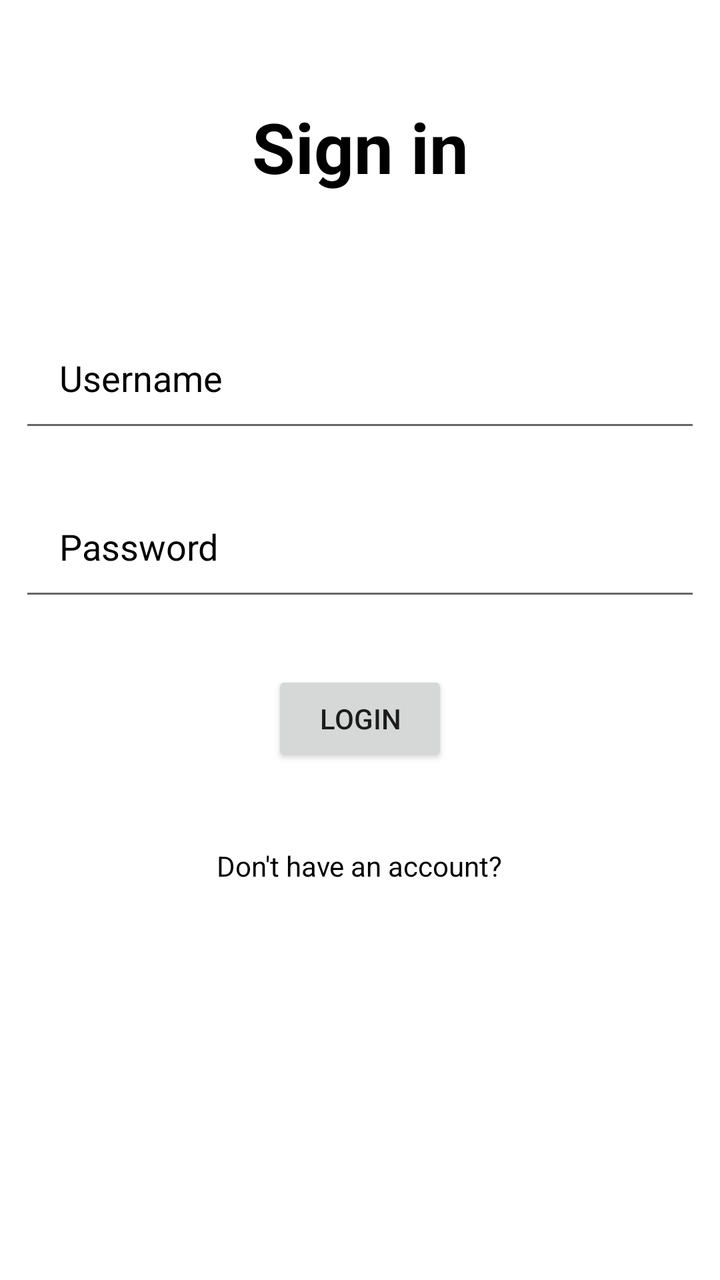
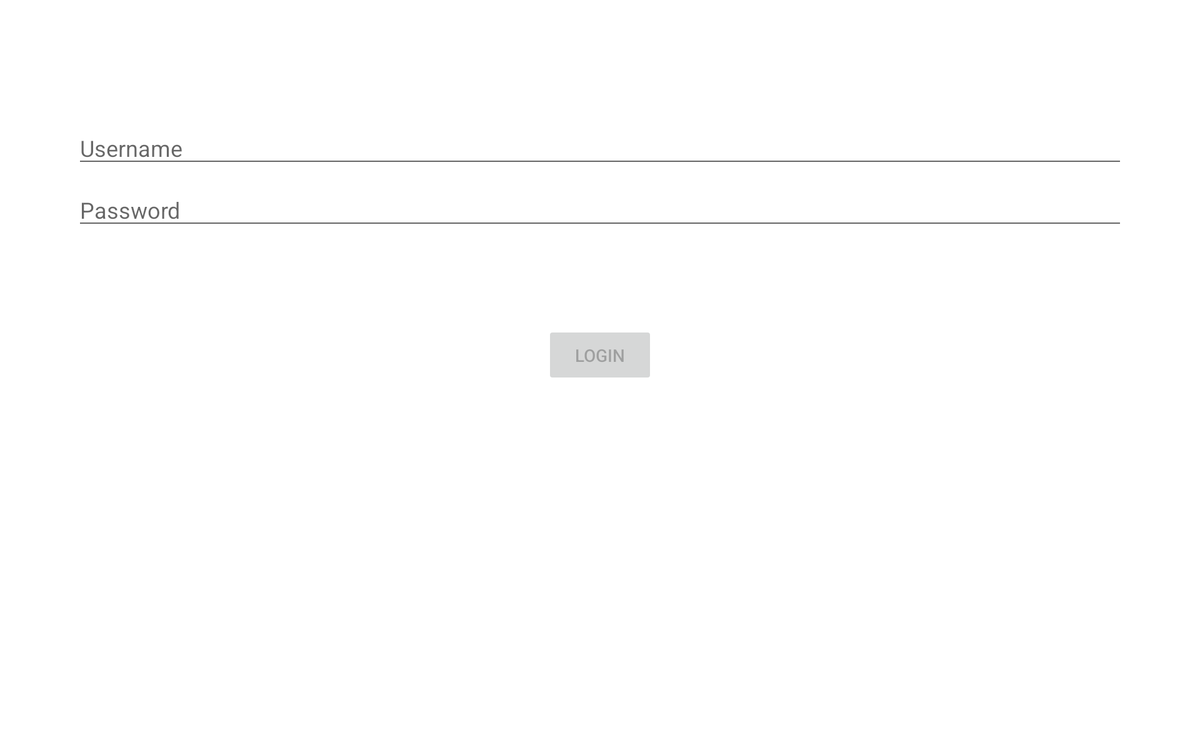

The same Android screen from two of the app's own layout files: first res/layout/ as a phone draws it, then the author's variant for another configuration, drawn on a device whose configuration selects that folder. Both files follow.
<!-- AndroidManifest.xml: application theme Theme.MyApplication -->
<!-- res/layout/activity_login.xml -->
<?xml version="1.0" encoding="utf-8"?>
<RelativeLayout xmlns:android="http://schemas.android.com/apk/res/android"
    xmlns:app="http://schemas.android.com/apk/res-auto"
    xmlns:tools="http://schemas.android.com/tools"
    android:id="@+id/container"
    android:layout_width="match_parent"
    android:layout_height="match_parent"
    android:paddingLeft="@dimen/activity_horizontal_margin"
    android:paddingTop="@dimen/activity_vertical_margin"
    android:paddingRight="@dimen/activity_horizontal_margin"
    android:paddingBottom="@dimen/activity_vertical_margin"
    tools:context=".ui.login.SignInActivity">

    <TextView
        android:layout_width="match_parent"
        android:layout_height="wrap_content"
        android:id="@+id/signinTV"
        android:text="Sign in"
        android:textColor="@color/black"
        android:textSize="35dp"
        android:textStyle="bold"
        android:layout_margin="50dp"
        android:textAlignment="center" />


    <EditText
        android:layout_width="match_parent"
        android:layout_height="wrap_content"
        android:id="@+id/usernameET"
        android:layout_below="@+id/signinTV"
        android:hint="@string/prompt_username"
        android:textColor="@color/black"
        android:textColorHint="@color/black"
        android:layout_margin="10dp"
        android:padding="20dp" />


    <EditText
        android:layout_width="match_parent"
        android:layout_height="wrap_content"
        android:id="@+id/passwordET"
        android:layout_below="@+id/usernameET"
        android:hint="Password"
        android:inputType="textPassword"
        android:textColor="@color/black"
        android:textColorHint="@color/black"
        android:layout_margin="10dp"
        android:padding="20dp" />

    <Button
        android:layout_width="wrap_content"
        android:layout_height="wrap_content"
        android:id="@+id/loginBTN"
        android:layout_below="@id/passwordET"
        android:text="LOGIN"
        android:layout_centerHorizontal="true"
        android:layout_margin="20dp" />

    <TextView
        android:layout_width="wrap_content"
        android:layout_height="wrap_content"
        android:id="@+id/switchToSignup"
        android:layout_below="@+id/loginBTN"
        android:text="Don't have an account?"
        android:textColor="@color/black"
        android:textAlignment="center"
        android:layout_centerHorizontal="true"
        android:layout_margin="20dp" />
</RelativeLayout>
<!-- resources referenced by this layout -->
<resources>
  <color name="black">#FF000000</color>
  <string name="prompt_username">Username</string>
  <style name="Theme.MyApplication" parent="Theme.MaterialComponents.DayNight.DarkActionBar">
          
          <item name="colorPrimary">@color/black</item>
          <item name="colorPrimaryVariant">@color/black</item>
          <item name="colorOnPrimary">@color/white</item>
          
          <item name="colorSecondary">@color/teal_200</item>
          <item name="colorSecondaryVariant">@color/teal_700</item>
          <item name="colorOnSecondary">@color/black</item>
          
          <item name="android:statusBarColor">?attr/colorPrimaryVariant</item>
          
          <item name="actionBarSize">60dp</item>
      </style>
  <color name="white">#FFFFFFFF</color>
  <color name="teal_200">#FF03DAC5</color>
  <color name="teal_700">#FF018786</color>
</resources>
<!-- res/layout-w936dp/activity_login.xml (the author's variant of the layout above) -->
<!-- drawn on a 7-inch tablet turned sideways -->
<?xml version="1.0" encoding="utf-8"?>
<androidx.constraintlayout.widget.ConstraintLayout xmlns:android="http://schemas.android.com/apk/res/android"
    xmlns:app="http://schemas.android.com/apk/res-auto"
    xmlns:tools="http://schemas.android.com/tools"
    android:id="@+id/container"
    android:layout_width="match_parent"
    android:layout_height="match_parent"
    android:paddingLeft="@dimen/activity_horizontal_margin"
    android:paddingTop="@dimen/activity_vertical_margin"
    android:paddingRight="@dimen/activity_horizontal_margin"
    android:paddingBottom="@dimen/activity_vertical_margin"
    tools:context=".ui.login.LoginActivity">

    <androidx.constraintlayout.widget.ConstraintLayout
        android:layout_width="840dp"
        android:layout_height="match_parent"
        app:layout_constraintEnd_toEndOf="parent"
        app:layout_constraintStart_toStartOf="parent">

        <EditText
            android:id="@+id/username"
            android:layout_width="0dp"
            android:layout_height="wrap_content"
            android:layout_marginTop="96dp"
            android:hint="@string/prompt_username"
            android:inputType="textEmailAddress"
            android:selectAllOnFocus="true"
            app:layout_constraintEnd_toEndOf="parent"
            app:layout_constraintStart_toStartOf="parent"
            app:layout_constraintTop_toTopOf="parent" />

        <EditText
            android:id="@+id/password"
            android:layout_width="0dp"
            android:layout_height="wrap_content"
            android:layout_marginTop="8dp"
            android:hint="@string/prompt_password"
            android:imeActionLabel="@string/action_login"
            android:imeOptions="actionDone"
            android:inputType="textPassword"
            android:selectAllOnFocus="true"
            app:layout_constraintEnd_toEndOf="parent"
            app:layout_constraintStart_toStartOf="parent"
            app:layout_constraintTop_toBottomOf="@+id/username" />

        <Button
            android:id="@+id/login"
            android:layout_width="wrap_content"
            android:layout_height="wrap_content"
            android:layout_gravity="start"
            android:layout_marginTop="16dp"
            android:layout_marginBottom="64dp"
            android:enabled="false"
            android:text="@string/action_login"
            app:layout_constraintBottom_toBottomOf="parent"
            app:layout_constraintEnd_toEndOf="parent"
            app:layout_constraintStart_toStartOf="parent"
            app:layout_constraintTop_toBottomOf="@+id/password"
            app:layout_constraintVertical_bias="0.2" />

        <ProgressBar
            android:id="@+id/loading"
            android:layout_width="wrap_content"
            android:layout_height="wrap_content"
            android:layout_gravity="center"
            android:layout_marginTop="64dp"
            android:layout_marginBottom="64dp"
            android:visibility="gone"
            app:layout_constraintBottom_toBottomOf="parent"
            app:layout_constraintEnd_toEndOf="@+id/password"
            app:layout_constraintStart_toStartOf="@+id/password"
            app:layout_constraintTop_toTopOf="parent"
            app:layout_constraintVertical_bias="0.3" />

    </androidx.constraintlayout.widget.ConstraintLayout>
</androidx.constraintlayout.widget.ConstraintLayout>
<!-- resources referenced by the variant -->
<!-- as a 7-inch tablet turned sideways resolves them -->
<resources>
  <string name="action_login">Login</string>
  <string name="prompt_password">Password</string>
  <string name="prompt_username">Username</string>
  <style name="Theme.MyApplication" parent="Theme.MaterialComponents.DayNight.DarkActionBar">
          
          <item name="colorPrimary">@color/black</item>
          <item name="colorPrimaryVariant">@color/black</item>
          <item name="colorOnPrimary">@color/white</item>
          
          <item name="colorSecondary">@color/teal_200</item>
          <item name="colorSecondaryVariant">@color/teal_700</item>
          <item name="colorOnSecondary">@color/black</item>
          
          <item name="android:statusBarColor">?attr/colorPrimaryVariant</item>
          
          <item name="actionBarSize">60dp</item>
      </style>
  <color name="black">#FF000000</color>
  <color name="white">#FFFFFFFF</color>
  <color name="teal_200">#FF03DAC5</color>
  <color name="teal_700">#FF018786</color>
</resources>
